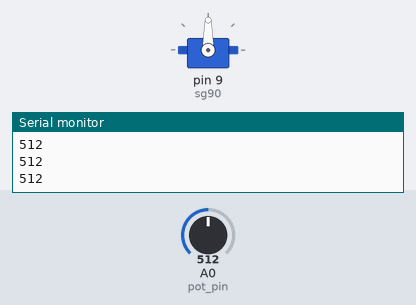
Bench run of a sketch on a simulated Arduino Uno, built with avr-gcc and run on an emulated ATmega328P. Parts: servo, the last lines printed to the serial monitor. Inputs (shaded band) come from the test bench; at power-on: A0 (pot_pin) = 512.

Above: at 1.2 s.
1.3 s: A0 (pot_pin) set to 716
At 2.3 s:
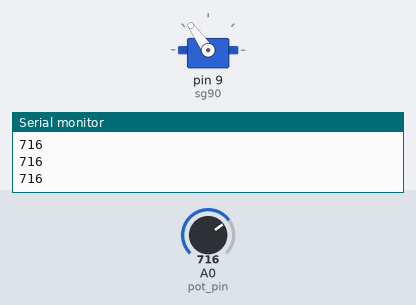
2.8 s: A0 (pot_pin) set to 900
At 3.2 s:
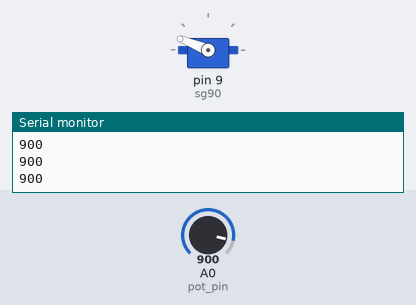
4.3 s: A0 (pot_pin) set to 1023
At 4.7 s:
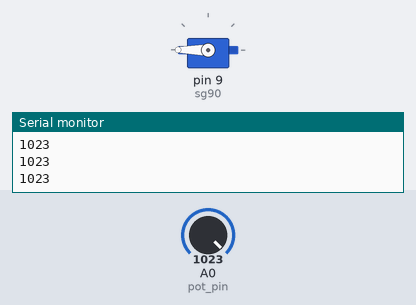
5.8 s: A0 (pot_pin) set to 306
At 7.0 s:
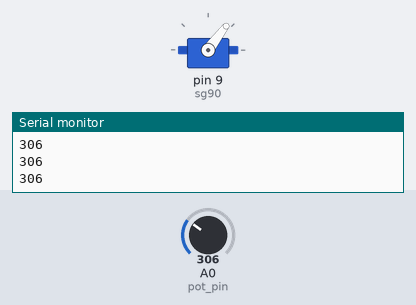
7.3 s: A0 (pot_pin) set to 122
At 7.9 s:
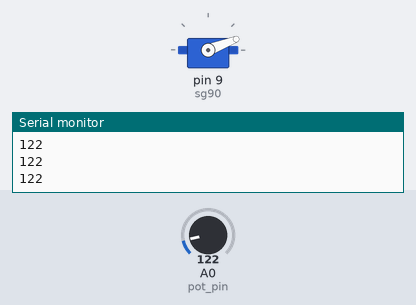
8.8 s: A0 (pot_pin) set to 0
At 9.4 s:
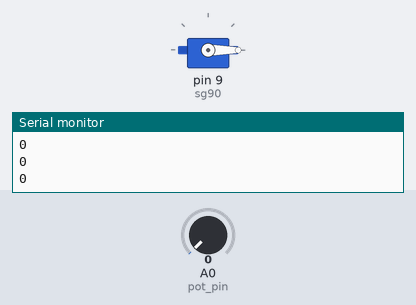
Timing chart, 0 to 11.3 s (numbered marks = the images above; inputs shaded):
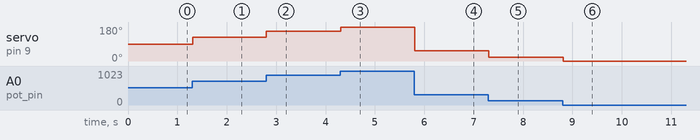

Measured:
- after the input at 1.3 s, servo on pin 9 (sg90): 90° → 125° at once
- after the input at 2.8 s, servo on pin 9 (sg90): 125° → 158° at once
- after the input at 4.3 s, servo on pin 9 (sg90): 158° → 180° at once
- after the input at 5.8 s, servo on pin 9 (sg90): 180° → 53° at once
- after the input at 7.3 s, servo on pin 9 (sg90): 53° → 21° at once
- after the input at 8.8 s, servo on pin 9 (sg90): 21° → 0° at once

The sketch:

servo_control.ino
```cpp
#include <Servo.h>

Servo sg90;

const byte pot_pin = A0;

int pot_value;

void setup() {
  Serial.begin(9600);
  sg90.attach(9);

}

void loop() {

  pot_value = analogRead(pot_pin);
  Serial.println(pot_value);
  int new_value = map(pot_value, 0, 1023, 0, 180);
  sg90.write(new_value);
  delay(15);


}
```
